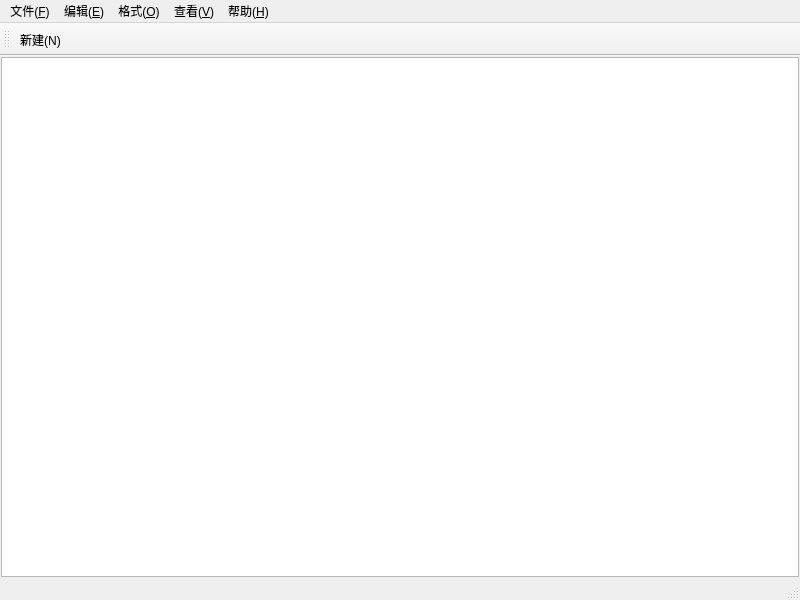
<?xml version="1.0" encoding="UTF-8"?>
<ui version="4.0">
 <class>MainWindow</class>
 <widget class="QMainWindow" name="MainWindow">
  <property name="geometry">
   <rect>
    <x>0</x>
    <y>0</y>
    <width>800</width>
    <height>600</height>
   </rect>
  </property>
  <property name="windowTitle">
   <string>MainWindow</string>
  </property>
  <widget class="QWidget" name="centralwidget">
   <layout class="QVBoxLayout" name="verticalLayout">
    <property name="spacing">
     <number>0</number>
    </property>
    <property name="leftMargin">
     <number>1</number>
    </property>
    <property name="topMargin">
     <number>1</number>
    </property>
    <property name="rightMargin">
     <number>1</number>
    </property>
    <property name="bottomMargin">
     <number>1</number>
    </property>
    <item>
     <widget class="QPlainTextEdit" name="textEdit"/>
    </item>
   </layout>
  </widget>
  <widget class="QMenuBar" name="menubar">
   <property name="geometry">
    <rect>
     <x>0</x>
     <y>0</y>
     <width>800</width>
     <height>25</height>
    </rect>
   </property>
   <widget class="QMenu" name="menu">
    <property name="title">
     <string>文件(&amp;F)</string>
    </property>
    <addaction name="actionNew"/>
    <addaction name="actionOpen"/>
    <addaction name="actionSave"/>
    <addaction name="actionSaveAs"/>
    <addaction name="separator"/>
    <addaction name="actionExit"/>
   </widget>
   <widget class="QMenu" name="menu_E">
    <property name="title">
     <string>编辑(&amp;E)</string>
    </property>
    <addaction name="actionUndo"/>
    <addaction name="actionCut"/>
    <addaction name="actionCopy"/>
    <addaction name="action"/>
    <addaction name="actionFind"/>
    <addaction name="actionRepalce"/>
   </widget>
   <widget class="QMenu" name="menu_O">
    <property name="title">
     <string>格式(&amp;O)</string>
    </property>
    <addaction name="actionFont"/>
    <addaction name="actionAutoWrap"/>
   </widget>
   <widget class="QMenu" name="menu_V">
    <property name="title">
     <string>查看(&amp;V)</string>
    </property>
   </widget>
   <widget class="QMenu" name="menu_H">
    <property name="title">
     <string>帮助(&amp;H)</string>
    </property>
   </widget>
   <addaction name="menu"/>
   <addaction name="menu_E"/>
   <addaction name="menu_O"/>
   <addaction name="menu_V"/>
   <addaction name="menu_H"/>
  </widget>
  <widget class="QStatusBar" name="statusbar"/>
  <widget class="QToolBar" name="toolBar">
   <property name="windowTitle">
    <string>toolBar</string>
   </property>
   <attribute name="toolBarArea">
    <enum>TopToolBarArea</enum>
   </attribute>
   <attribute name="toolBarBreak">
    <bool>false</bool>
   </attribute>
   <addaction name="actionNew"/>
  </widget>
  <action name="actionNew">
   <property name="text">
    <string>新建(&amp;N)</string>
   </property>
   <property name="toolTip">
    <string>新建</string>
   </property>
   <property name="shortcut">
    <string>Ctrl+N</string>
   </property>
   <property name="menuRole">
    <enum>QAction::MenuRole::NoRole</enum>
   </property>
  </action>
  <action name="actionSave">
   <property name="text">
    <string>保存(&amp;S)</string>
   </property>
   <property name="toolTip">
    <string>保存</string>
   </property>
   <property name="shortcut">
    <string>Ctrl+S</string>
   </property>
   <property name="menuRole">
    <enum>QAction::MenuRole::NoRole</enum>
   </property>
  </action>
  <action name="actionSaveAs">
   <property name="text">
    <string>另存为(&amp;A)</string>
   </property>
   <property name="toolTip">
    <string>另存为</string>
   </property>
   <property name="menuRole">
    <enum>QAction::MenuRole::NoRole</enum>
   </property>
  </action>
  <action name="actionExit">
   <property name="text">
    <string>退出(&amp;X)</string>
   </property>
   <property name="toolTip">
    <string>退出</string>
   </property>
   <property name="menuRole">
    <enum>QAction::MenuRole::NoRole</enum>
   </property>
  </action>
  <action name="actionUndo">
   <property name="text">
    <string>撤销(&amp;U)</string>
   </property>
   <property name="toolTip">
    <string>撤销</string>
   </property>
   <property name="shortcut">
    <string>Ctrl+Z</string>
   </property>
   <property name="menuRole">
    <enum>QAction::MenuRole::NoRole</enum>
   </property>
  </action>
  <action name="actionCut">
   <property name="text">
    <string>剪切(&amp;T)</string>
   </property>
   <property name="toolTip">
    <string>剪切</string>
   </property>
   <property name="shortcut">
    <string>Ctrl+X</string>
   </property>
   <property name="menuRole">
    <enum>QAction::MenuRole::NoRole</enum>
   </property>
  </action>
  <action name="actionCopy">
   <property name="text">
    <string>复制(&amp;C)</string>
   </property>
   <property name="toolTip">
    <string>复制</string>
   </property>
   <property name="shortcut">
    <string>Ctrl+C</string>
   </property>
   <property name="menuRole">
    <enum>QAction::MenuRole::NoRole</enum>
   </property>
  </action>
  <action name="action">
   <property name="text">
    <string>粘贴(&amp;P)</string>
   </property>
   <property name="toolTip">
    <string>粘贴</string>
   </property>
   <property name="shortcut">
    <string>Ctrl+V</string>
   </property>
   <property name="menuRole">
    <enum>QAction::MenuRole::NoRole</enum>
   </property>
  </action>
  <action name="actionFind">
   <property name="text">
    <string>查找(&amp;F)</string>
   </property>
   <property name="toolTip">
    <string>查找</string>
   </property>
   <property name="shortcut">
    <string>Ctrl+F</string>
   </property>
   <property name="menuRole">
    <enum>QAction::MenuRole::NoRole</enum>
   </property>
  </action>
  <action name="actionRepalce">
   <property name="text">
    <string>替换</string>
   </property>
   <property name="toolTip">
    <string>替换</string>
   </property>
   <property name="shortcut">
    <string>Ctrl+H</string>
   </property>
   <property name="menuRole">
    <enum>QAction::MenuRole::NoRole</enum>
   </property>
  </action>
  <action name="actionFont">
   <property name="text">
    <string>字体(&amp;F)</string>
   </property>
   <property name="toolTip">
    <string>字体</string>
   </property>
   <property name="menuRole">
    <enum>QAction::MenuRole::NoRole</enum>
   </property>
  </action>
  <action name="actionAutoWrap">
   <property name="text">
    <string>自动换行(W)</string>
   </property>
   <property name="toolTip">
    <string>自动换行</string>
   </property>
   <property name="menuRole">
    <enum>QAction::MenuRole::NoRole</enum>
   </property>
  </action>
  <action name="actionToolBar">
   <property name="text">
    <string>工具栏</string>
   </property>
   <property name="toolTip">
    <string>工具栏</string>
   </property>
   <property name="menuRole">
    <enum>QAction::MenuRole::NoRole</enum>
   </property>
  </action>
  <action name="actionStatusBar">
   <property name="text">
    <string>状态栏(&amp;T)</string>
   </property>
   <property name="toolTip">
    <string>状态栏</string>
   </property>
   <property name="menuRole">
    <enum>QAction::MenuRole::NoRole</enum>
   </property>
  </action>
  <action name="actionRedo">
   <property name="text">
    <string>恢复(&amp;)</string>
   </property>
   <property name="toolTip">
    <string>恢复</string>
   </property>
   <property name="shortcut">
    <string>Ctrl+Shift+Z</string>
   </property>
   <property name="menuRole">
    <enum>QAction::MenuRole::NoRole</enum>
   </property>
  </action>
  <action name="actionSelectAll">
   <property name="text">
    <string>全选(&amp;A)</string>
   </property>
   <property name="toolTip">
    <string>全选</string>
   </property>
   <property name="shortcut">
    <string>Ctrl+A</string>
   </property>
   <property name="menuRole">
    <enum>QAction::MenuRole::NoRole</enum>
   </property>
  </action>
  <action name="actionAbout">
   <property name="text">
    <string>关于(&amp;A)</string>
   </property>
   <property name="toolTip">
    <string>关于</string>
   </property>
   <property name="menuRole">
    <enum>QAction::MenuRole::NoRole</enum>
   </property>
  </action>
  <action name="actionDisplayNumber">
   <property name="text">
    <string>显示行数(&amp;L)</string>
   </property>
   <property name="toolTip">
    <string>显示行数</string>
   </property>
   <property name="shortcut">
    <string>Ctrl+L</string>
   </property>
   <property name="menuRole">
    <enum>QAction::MenuRole::NoRole</enum>
   </property>
  </action>
  <action name="actionFontColor">
   <property name="text">
    <string>字体颜色</string>
   </property>
   <property name="toolTip">
    <string>字体颜色</string>
   </property>
   <property name="menuRole">
    <enum>QAction::MenuRole::NoRole</enum>
   </property>
  </action>
  <action name="actionEditerBackgroundColor">
   <property name="text">
    <string>编辑器背景色</string>
   </property>
   <property name="toolTip">
    <string>编辑器背景色</string>
   </property>
   <property name="menuRole">
    <enum>QAction::MenuRole::NoRole</enum>
   </property>
  </action>
  <action name="actionFontBackgroundColor">
   <property name="text">
    <string>字体背景色</string>
   </property>
   <property name="toolTip">
    <string>字体背景色</string>
   </property>
   <property name="menuRole">
    <enum>QAction::MenuRole::NoRole</enum>
   </property>
  </action>
  <action name="actionOpen">
   <property name="text">
    <string>打开</string>
   </property>
   <property name="toolTip">
    <string>打开</string>
   </property>
   <property name="menuRole">
    <enum>QAction::MenuRole::NoRole</enum>
   </property>
  </action>
 </widget>
 <resources/>
 <connections/>
</ui>
